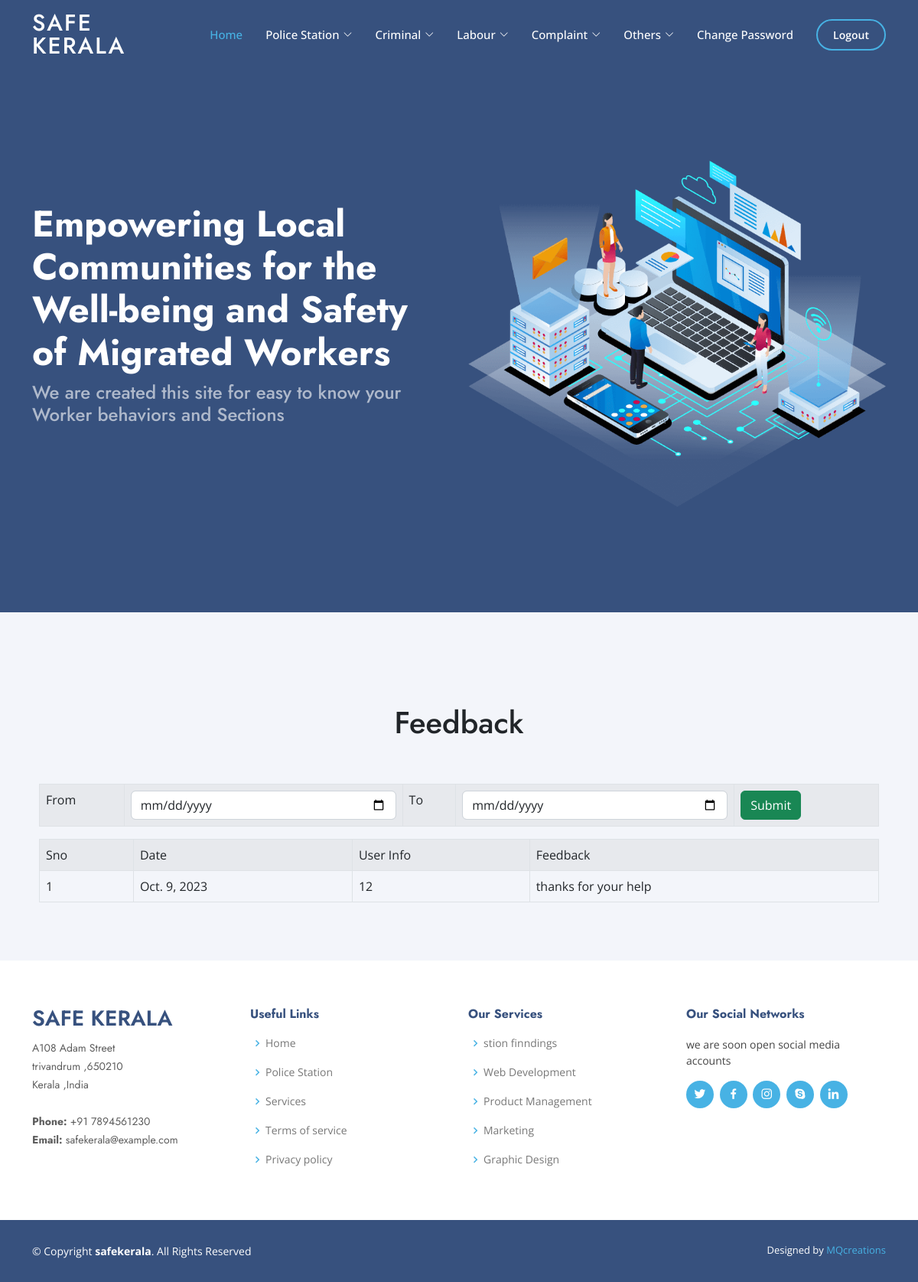
Page /view_feedback/ on the committed database.
### safekerala_admin/models.py (models this page shows)
class FeedbackDB(models.Model):
    f_date = models.DateField(null=True, blank=True)
    f_feedback = models.CharField(max_length=200, blank=True, null=True)
    u_loginid = models.IntegerField(null=True, blank=True)

### safekerala_admin/views.py (the view, shortened to what this page needs)
# urls.py: path('view_feedback/', views.view_feedback, name="view_feedback"),
def view_feedback(req):
    data = FeedbackDB.objects.all()
    return render(req, "view_feedback.html", {'data': data})

### safekerala_admin/templates/view_feedback.html (shortened to what this page needs)
{% extends 'ad_index.html' %}
{% block content %}
<body>
<h1 class="text-dark text-center pb-5">Feedback</h1>
<form action="" method="post"><table class="table table-bordered table-striped">
  <tr>
    <td>From</td>
    <td><input type="date" name="textfield" id="textfield" class="form-control" required/></td>
    <td>To</td>
    <td><input type="date" name="textfield2" id="textfield2" class="form-control" required/></td>
    <td><input type="submit" name="textfield3" id="textfield3" class="btn btn-success  "/></td>
  </tr>
</table>
  <table class="table table-bordered table-striped">
    <tr>
      <td>Sno</td>
      <td>Date</td>
      <td>User Info</td>
      <td>Feedback</td>
    </tr>
    {% for i in data %}
    <tr>
      <td>{{forloop.counter}}</td>
      <td>{{i.f_date}}</td>
      <td>{{i.u_loginid}}</td>
      <td>{{i.f_feedback}}</td>
    </tr>
    {% endfor%}
  </table>
</form>
</body>
{% endblock %}}

### safekerala_admin/static/css/style.css (style rules this page uses)
body { font-family: "Open Sans", sans-serif; color: #444444; }
h1, h2, h3, h4, h5, h6 { font-family: "Jost", sans-serif; }

### rows in the picture
FeedbackDB: f_date "Oct. 9, 2023", u_loginid "12", f_feedback "thanks for your help"
